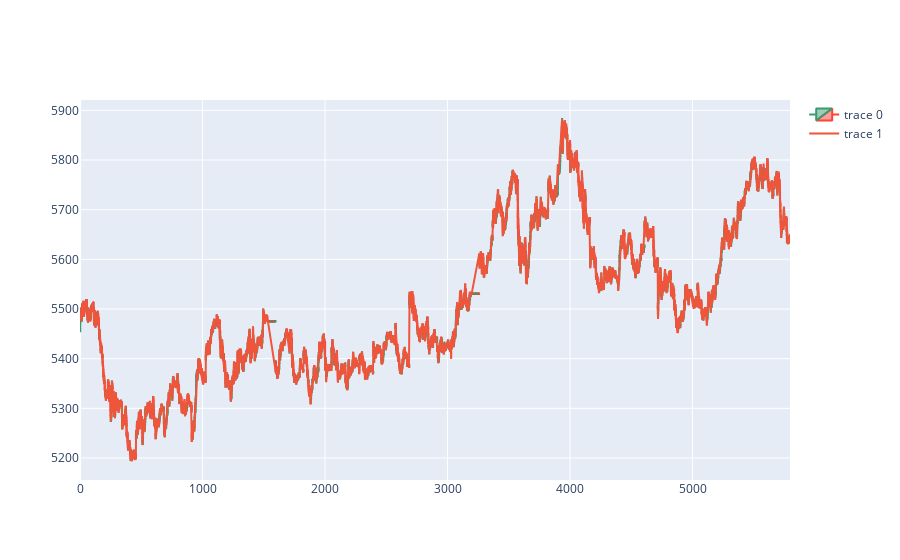

The cell this chart's notebook holds for it:
### Code cell
fig = go.Figure(data=[go.Candlestick(open=parsed_ds['open'],
                high=parsed_ds['high'],
                low=parsed_ds['low'],
                close=parsed_ds['close'])])

fig.add_trace(go.Scatter(
    x=parsed_ds.loc[(parsed_ds['zz'].notnull())].index,
    y=parsed_ds.loc[(parsed_ds['zz'].notnull())]['zz']
))


fig.update_xaxes(
    rangebreaks=[
        dict(bounds=["sat", "mon"]), #hide weekends
        dict(bounds=[19, 9], pattern="hour"), #hide hours outside of 9am-6pm
    ]
)
fig.update_layout(xaxis_rangeslider_visible=False)

fig.show()

### Figure 1 — Plotly figure (JSON) as saved in the notebook; plotly's stock layout.template omitted (floating-point values rounded to 4 significant figures; data arrays with more than 128 entries replaced by an {"elided": "..."} marker saying what was removed)
{"data": [{"close": {"elided": "5796 float values"}, "high": {"elided": "5796 float values"}, "low": {"elided": "5796 float values"}, "open": {"elided": "5796 float values"}, "type": "candlestick"}, {"type": "scatter", "x": {"elided": "1291 int values"}, "y": {"elided": "1291 float values"}}], "layout": {"xaxis": {"rangebreaks": [{"bounds": ["sat", "mon"]}, {"bounds": [19, 9], "pattern": "hour"}], "rangeslider": {"visible": false}}}}
